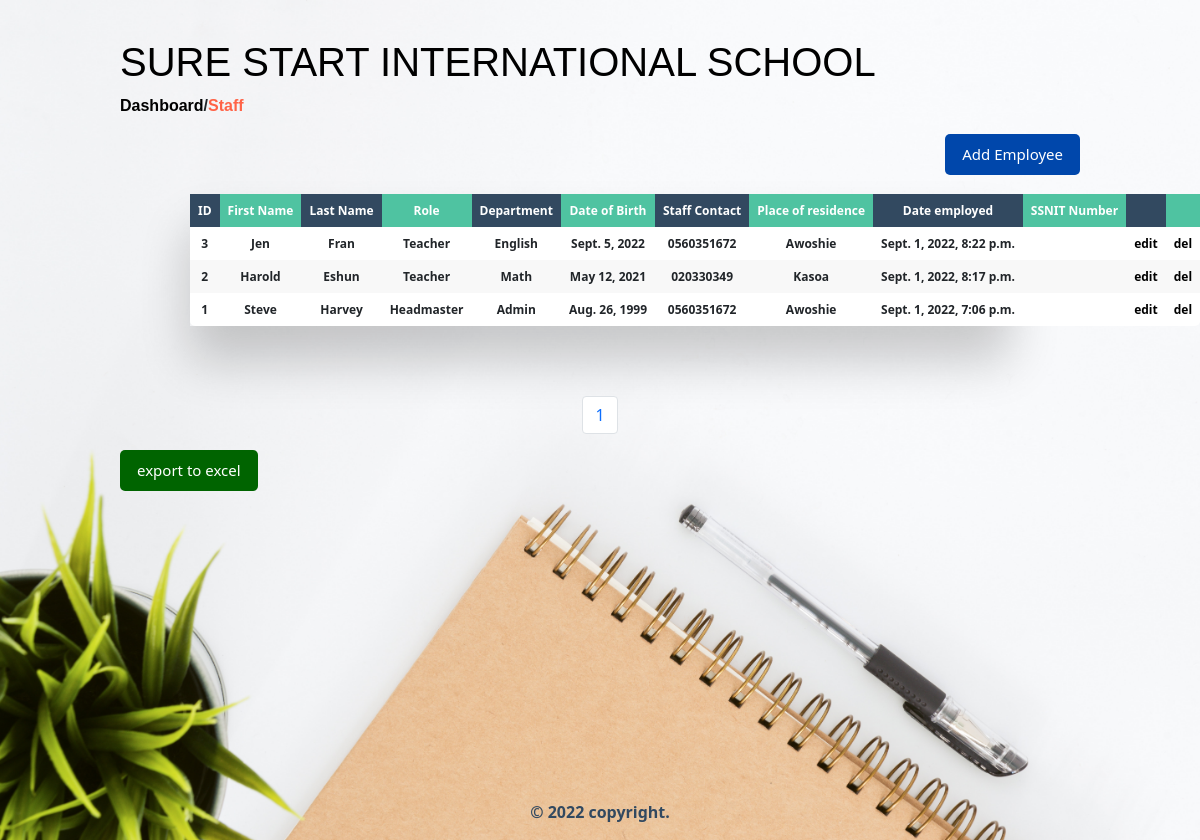
/dashboard/staff, run on an earlier commit of the app's database.
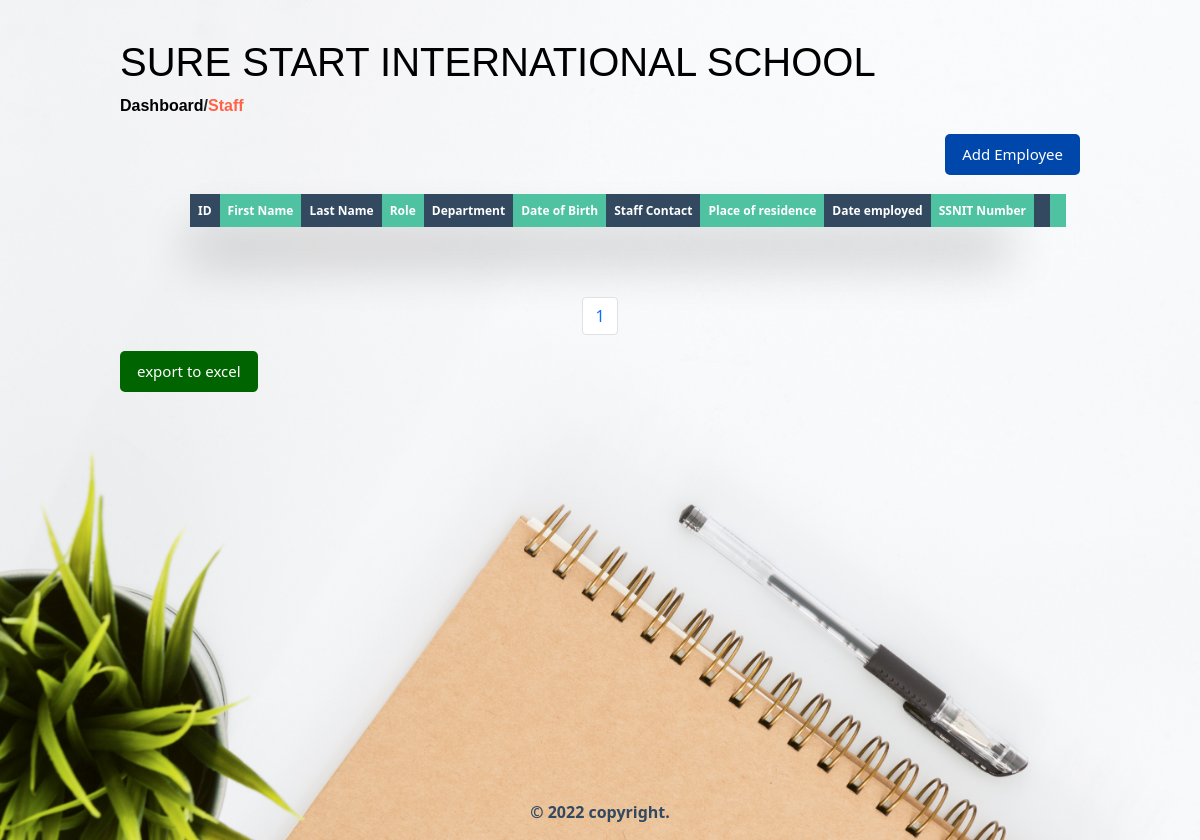
And on a later commit of the database.
### staff/models.py (models this page shows, shortened)
class Staff(models.Model):
    staff_id = models.AutoField(primary_key=True)
    first_name = models.CharField(max_length=255)
    last_name = models.CharField(max_length=255)
    role = models.CharField(max_length=100, blank=True)
    department = models.CharField(max_length=200, blank=True)
    date_of_birth = models.DateField()
    staff_contact = models.CharField(max_length=255, blank=True)
    place_of_residence = models.CharField(max_length=255, blank=True)
    ssnit_number = models.CharField(max_length=255, blank=True)
    date_employed = models.DateTimeField(auto_now_add=True, blank=True, null=True)
    class Meta:
        ordering = ['-date_employed']

### staff/views.py (the view)
# urls.py: path('dashboard/staff',staff_list_and_create,name='staff'),
def staff_list_and_create(request):
    form = StaffCreationForm(request.POST or None)
    if request.method == 'POST' and form.is_valid():
        form.save()
    objects = Staff.objects.all()
    p = Paginator(Staff.objects.all(),10)
    page = request.GET.get('page')
    staff_list = p.get_page(page)
    nums = "a" * staff_list.paginator.num_pages
    return render(request, 'staff_list.html', {'objects': objects,
    'staff_list':staff_list,
    'nums':nums,
    'form': form
    })

### templates/staff_list.html (shortened to what this page needs)
{% extends 'base.html' %}
{% block content %}
<div class="dashboard-container">
    <div class="top-nav">
        <h1><a href="{% url 'dashboard' %}">SURE START INTERNATIONAL SCHOOL</a></h1>
        <p><a href="{% url 'dashboard' %}">Dashboard</a>/<a href="{% url 'staff' %}" class="active-link">Staff</a></p>
    </div>
    <div class="add-div">
        <a href="#" id="modal-btn"><button class="btn-primary btn-primary-wd">Add Employee</button></a>
    </div>
    <div class="table-wrapper" id="student_table_div">
        <table class="fl-table" id="table2excel_staff">
            <thead>
                <tr>
                    <th>ID</th>
                    <th>First Name</th>
                    <th>Last Name</th>
                    <th>Role</th>
                    <th>Department</th>
                    <th>Date of Birth</th>
                    <th>Staff Contact</th>
                    <th>Place of residence</th>
                    <th>Date employed</th>
                    <th>SSNIT Number</th>
                    <th class="excludeThisClass"></th>
                    <th class="excludeThisClass"></th>
                </tr>
            </thead>
            <tbody>
                {% for staff in staff_list %}
                    <tr>
                        <th>{{ staff.staff_id }}</th>
                        <th>{{ staff.first_name }}</th>
                        <th>{{ staff.last_name }}</th>
                        <th>{{ staff.role }}</th>
                        <th>{{ staff.department }}</th>
                        <th>{{ staff.date_of_birth }}</th>
                        <th>{{ staff.staff_contact }}</th>
                        <th>{{ staff.place_of_residence }}</th>
                        <th>{{ staff.date_employed }}</th>
                        <th>{{ staff.ssnit_number }}</th>
                        <th class="excludeThisClass"><a href="{% url 'staff_edit' staff.pk %}">edit</a></th>
                        <th class="excludeThisClass"><a href="{% url 'staff_delete' staff.pk %}">del</a></th>
                    </tr>
                {% endfor %}
            </tbody>
        </table>
    </div>
    <nav aria-label="Page navigation example">
        <ul class="pagination justify-content-center">
            {% for i in nums %}
	            <li class="page-item"><a class="page-link" href="?page={{ forloop.counter }}">{{ forloop.counter }}</a></li>
            {% endfor %}
        </ul>
    </nav>
    <button id="btnExport_excel_staff" class="btn-primary btn-primary-wd info-btn-1">export to excel</button>
</div>
{% endblock content %}

What changed in the data, as far as the page shows it:
removed Staff: staff_id "3", first_name "Jen", last_name "Fran", role "Teacher", department "English", date_of_birth "Sept. 5, 2022", staff_contact "0560351672", place_of_residence "Awoshie", date_employed "Sept. 1, 2022, 8:22 p.m."
removed Staff: staff_id "2", first_name "Harold", last_name "Eshun", role "Teacher", department "Math", date_of_birth "May 12, 2021", staff_contact "020330349", place_of_residence "Kasoa", date_employed "Sept. 1, 2022, 8:17 p.m."
removed Staff: staff_id "1", first_name "Steve", last_name "Harvey", role "Headmaster", department "Admin", date_of_birth "Aug. 26, 1999", staff_contact "0560351672", place_of_residence "Awoshie", date_employed "Sept. 1, 2022, 7:06 p.m."
